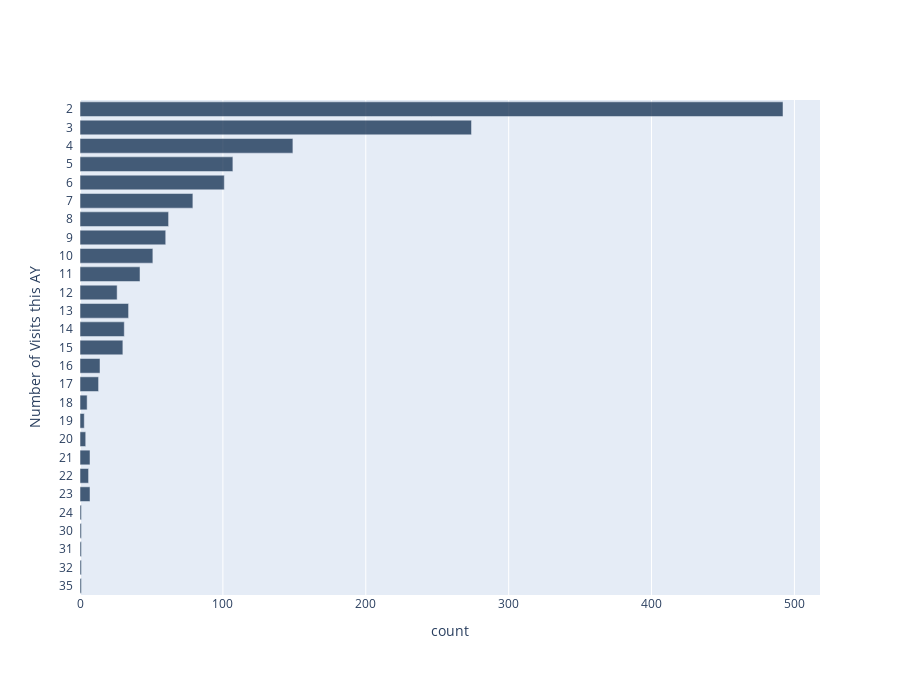

The cell this chart's notebook holds for it:
### Code cell
checkInCountWithoutOneTime = checkInCount.where("Number of Visits this AY", are.not_equal_to(1))
checkInCountWithoutOneTime.barh("Number of Visits this AY", "count")

### Figure 1 — Plotly figure (JSON) as saved in the notebook; plotly's stock layout.template omitted (floating-point values rounded to 4 significant figures)
{"data": [{"customdata": [35, 32, 31, 30, 24, 23, 22, 21, 20, 19, 18, 17, 16, 15, 14, 13, 12, 11, 10, 9, 8, 7, 6, 5, 4, 3, 2], "hovertemplate": "(%{x}, %{customdata})", "marker": {"color": "rgb(0,30,66)"}, "name": "count", "opacity": 0.7, "orientation": "h", "type": "bar", "x": [1, 1, 1, 1, 1, 7, 6, 7, 4, 3, 5, 13, 14, 30, 31, 34, 26, 42, 51, 60, 62, 79, 101, 107, 149, 274, 492], "y": ["35  ", "32  ", "31  ", "30  ", "24  ", "23  ", "22  ", "21  ", "20  ", "19  ", "18  ", "17  ", "16  ", "15  ", "14  ", "13  ", "12  ", "11  ", "10  ", "9  ", "8  ", "7  ", "6  ", "5  ", "4  ", "3  ", "2  "]}], "layout": {"height": 675, "xaxis": {"title": {"text": "count"}}, "yaxis": {"dtick": 1, "showticklabels": true, "title": {"text": "Number of Visits this AY"}, "type": "category"}}}
